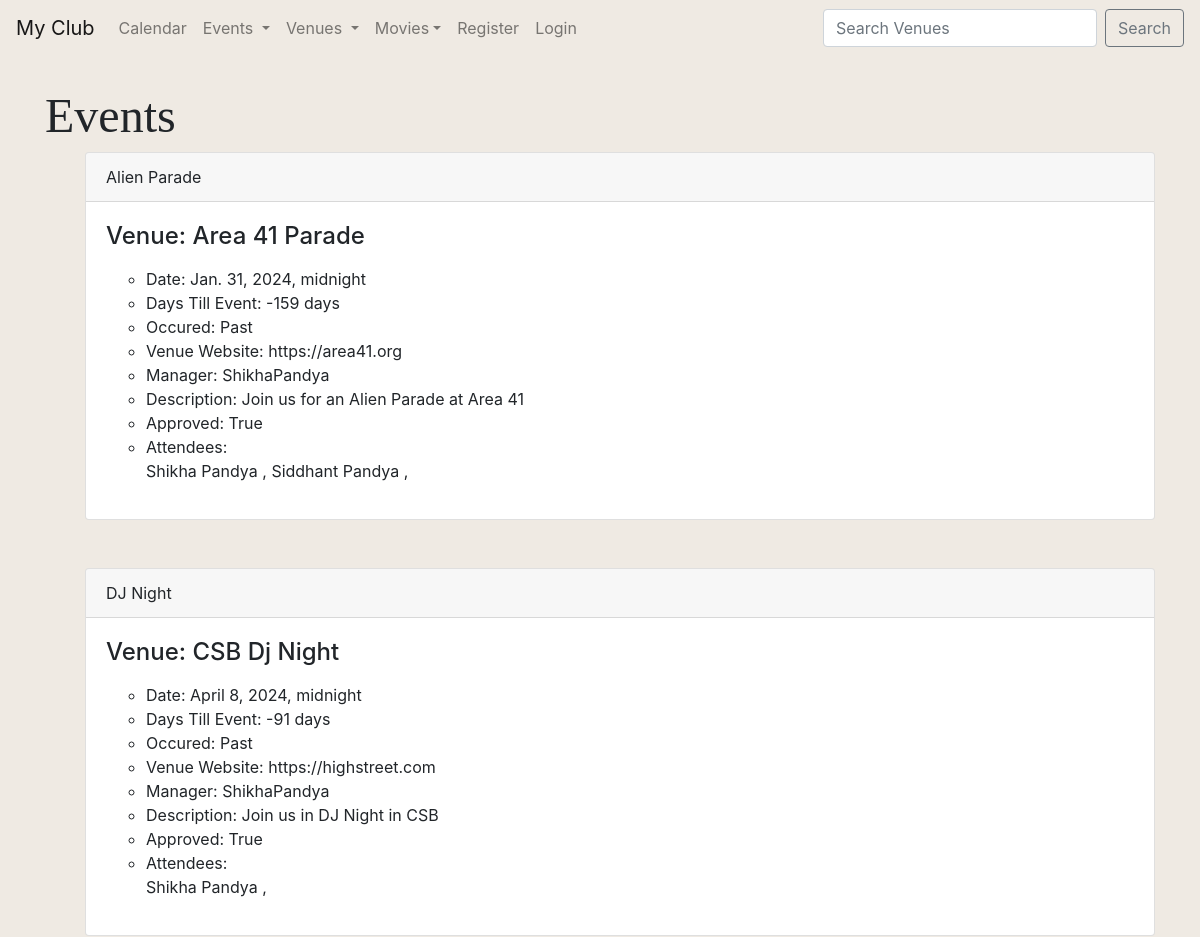
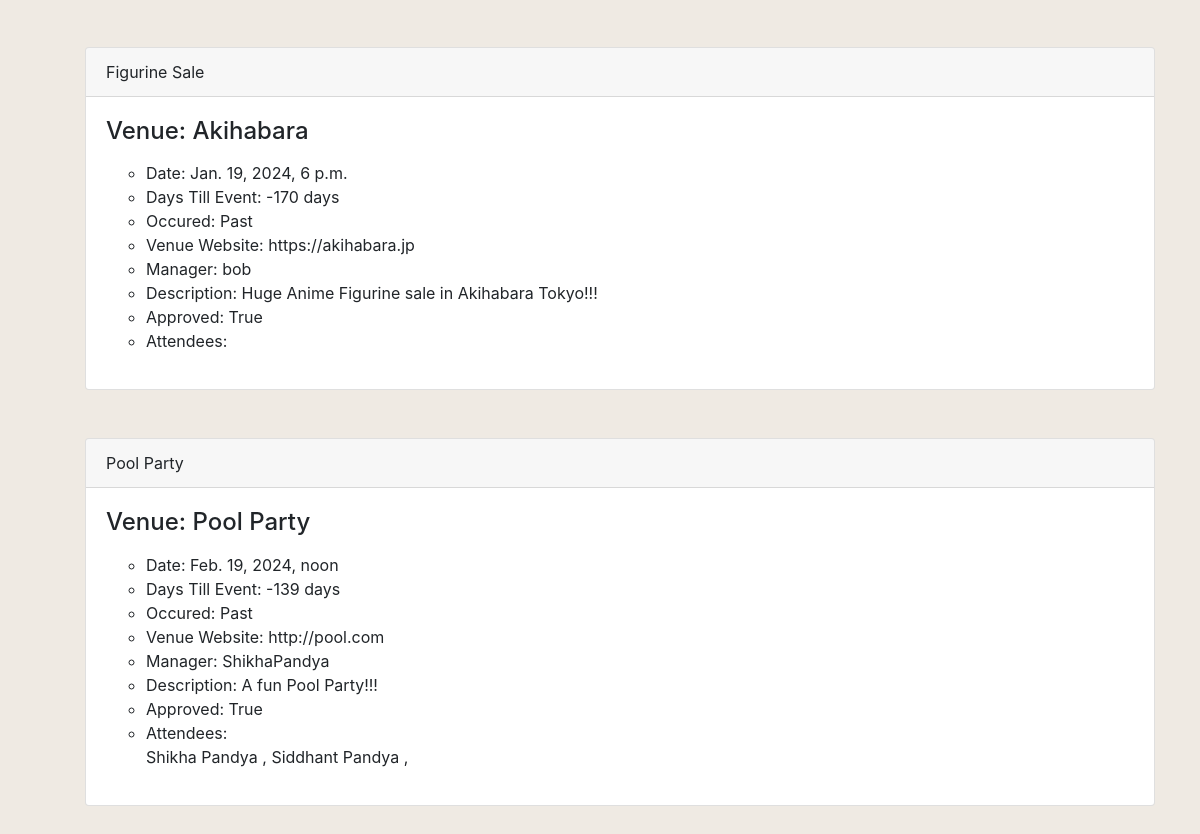
The app's page /events with its own data (2 pictures, top to bottom).
### blog/models.py (models this page shows)
class Event(models.Model):
   name=models.CharField('Event Name', max_length=120)
   event_date=models.DateTimeField('Event Date')
   venue=models.ForeignKey('Venue', blank=True, null=True, on_delete=models.CASCADE)
   manager=models.ForeignKey(User, blank=True, null=True, on_delete=models.SET_NULL)
   description=models.TextField(blank=True)
   attendees=models.ManyToManyField(MyClubUser, blank=True)
   approved = models.BooleanField('Approved', default=False)
   def __str__(self):
      return self.name
   @property
   def Days_till(self):
      today = date.today()
      days_till = self.event_date.date() - today
      days_till_stripped = str(days_till).split(",", 1)[0]
      return days_till_stripped
   @property
   def Is_Past(self):
      today = date.today()
      if self.event_date.date() < today:
         thing = "Past"
      else:
         thing = "Future"
      return thing

class Venue(models.Model):
   name=models.CharField('Venue Name', max_length=120)
   address=models.CharField(max_length=300)
   zip_code=models.CharField('Zip Code', max_length=15)
   phone=models.CharField('Contact Number', max_length=25, blank=True)
   web=models.URLField('Website Address', blank=True)
   email_address=models.EmailField('Email Address')
   owner=models.IntegerField("Venue Owner", blank=False, default=1)
   venue_image = models.ImageField(null=True, blank=True, upload_to="images/")
   def __str__(self):
      return self.name

class MyClubUser(models.Model):
   first_name=models.CharField(max_length=30)
   last_name=models.CharField(max_length=30)
   email=models.EmailField('User Email')
   def __str__(self):
      return self.first_name + ' ' + self.last_name

### blog/views.py (the view)
# urls.py: path('events', views.all_events, name="list-events"),
def all_events(request):
    event_list=Event.objects.all().order_by('name')
    return render(request, 'blog/event_list.html', {'event_list':event_list})

### blog/templates/blog/event_list.html (shortened to what this page needs)
{% extends 'blog/base.html' %}
{% block content %}
<font face="Times New Roman" size="11">Events</font>
<br/>
<ul>
    {% for event in event_list%}
{% if event.approved %}
    <div class="card">
        <div class="card-header">
          {{ event }}
        </div>
        <div class="card-body">
          <h4 class="card-title">Venue: {{ event.venue }}</h4>
          <p class="card-text">
            <ul>
                <li>  Date: {{ event.event_date }} </li>
                <li>  Days Till Event: {{event.Days_till}}</li>
                <li>  Occured: {{event.Is_Past}}</li>
                <li>  Venue Website: {{ event.venue.web }} </li>
                <li>  Manager: {{ event.manager }} </li>
                <li>  Description: {{ event.description }} </li>
                <li>  Approved: {{ event.approved }}</li>
                <li>  Attendees:<br/>
                {% for user in event.attendees.all %}
                {{ user }} ,
                {% endfor %}
              </li>
            </ul>
          </p>
        </div>
      </div>
{% endif %}
    <br/><br/>
    {% endfor %}
</ul>
{% endblock %}

### blog/templates/blog/base.html (shortened to what this page needs)
<!doctype html>
<html lang="en">
  <head>
    <link rel="stylesheet" href="https://cdn.jsdelivr.net/npm/bootstrap@4.0.0/dist/css/bootstrap.min.css">
  </head>
  <body>
    {% include 'blog/navbar.html' %}
    <br/>
<div class = "container">
  {% block content %}
  {% endblock %}
</div>
  </body>
</html>

### blog/templates/blog/navbar.html (shortened to what this page needs)
  <nav class="navbar navbar-expand-lg navbar-light bg-#fff">
    <a class="navbar-brand" href="D:/SMP/JU%20Sem/Projects/New%20folder/index.html">My Club</a>
    <div class="collapse navbar-collapse" id="navbarSupportedContent">
      <ul class="navbar-nav mr-auto">
        <li class="nav-item">
          <a class="nav-link" href="{% url 'home' '2024' 'August' %}">Calendar</a>
        </li>
        <li class="nav-item dropdown">
          <a class="nav-link dropdown-toggle" href="#" id="navbarDropdown" role="button" data-toggle="dropdown" aria-haspopup="true" aria-expanded="false">
            Events
          </a>
        </li>
        <li class="nav-item dropdown">
          <a class="nav-link dropdown-toggle" href="#" id="navbarDropdown" role="button" data-toggle="dropdown" aria-haspopup="true" aria-expanded="false">
            Venues
          </a>
        </li>
        <a class="nav-link dropdown-toggle" href="#" id="CollapseExample" role="button" data toggle="dropdown">Movies</a>
        {% if user.is_authenticated %}
        {% if user.is_superuser %}
        <li class="nav-item">
          <a class="nav-link" href="{% url 'admin_approval' %}">Admin</a>
        </li>
            {% endif %}
        <li class="nav-item">
          <a class="nav-link" href="{% url 'logout' %}">Logout</a>
        </li>
        {% else %}
        <li class="nav-item">
          <a class="nav-link" href="{% url 'register_user' %}">Register</a>
        </li>
        <li class="nav-item">
          <a class="nav-link" href="{% url 'login' %}">Login</a>
        </li>
        {% endif %}
      </ul>
      <form class="form-inline my-2 my-lg-0" method=POST action="{% url 'search-venues' %}">
        <input class="form-control mr-sm-2" type="search" placeholder="Search Venues" aria-label="Search" name="searched">
        <button class="btn btn-outline-secondary my-2 my-sm-0" type="submit">Search</button>
      </form>
    </div>
  </nav>

### blog/templates/blog/base.html (style rules this page uses)
body { background: #EFEAE3; }

### records on screen
Event: name "Alien Parade", venue "Area 41 Parade", event_date "Jan. 31, 2024, midnight", Days_till "-159 days", Is_Past "Past", venue.web "https://area41.org", manager "ShikhaPandya", description "Join us for an Alien Parade at Area 41", approved "True"
MyClubUser: first_name+last_name "Shikha Pandya"
MyClubUser: first_name+last_name "Siddhant Pandya"
Event: name "DJ Night", venue "CSB Dj Night", event_date "April 8, 2024, midnight", Days_till "-91 days", Is_Past "Past", venue.web "https://highstreet.com", manager "ShikhaPandya", description "Join us in DJ Night in CSB", approved "True"
Event: name "Figurine Sale", venue "Akihabara", event_date "Jan. 19, 2024, 6 p.m.", Days_till "-170 days", Is_Past "Past", venue.web "https://akihabara.jp", manager "bob", description "Huge Anime Figurine sale in Akihabara Tokyo!!!", approved "True"
Event: name "Pool Party", venue "Pool Party", event_date "Feb. 19, 2024, noon", Days_till "-139 days", Is_Past "Past", venue.web "http://pool.com", manager "ShikhaPandya", description "A fun Pool Party!!!", approved "True"
